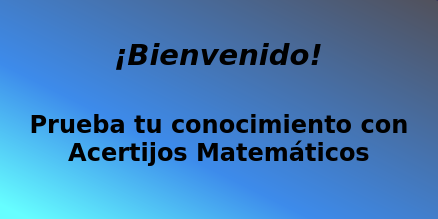
<?xml version="1.0" encoding="UTF-8"?>
<ui version="4.0">
 <class>Welcome_Screen</class>
 <widget class="QMainWindow" name="Welcome_Screen">
  <property name="geometry">
   <rect>
    <x>0</x>
    <y>0</y>
    <width>438</width>
    <height>219</height>
   </rect>
  </property>
  <property name="minimumSize">
   <size>
    <width>438</width>
    <height>219</height>
   </size>
  </property>
  <property name="maximumSize">
   <size>
    <width>438</width>
    <height>219</height>
   </size>
  </property>
  <property name="windowTitle">
   <string>ENIAC - WELCOME</string>
  </property>
  <property name="styleSheet">
   <string notr="true"/>
  </property>
  <widget class="QWidget" name="centralwidget">
   <property name="styleSheet">
    <string notr="true">QWidget {
background-color: qlineargradient(spread:pad, x1:0.033, y1:0.965909, x2:1, y2:0, stop:0 rgba(102, 254, 255, 255), stop:0.333333 rgba(61, 139, 235, 255), stop:0.994987 rgba(81, 81, 92, 255), stop:1 rgba(7, 0, 92, 255))
}

QFrame{
background-color:transparent
}</string>
   </property>
   <layout class="QVBoxLayout" name="verticalLayout">
    <property name="spacing">
     <number>0</number>
    </property>
    <property name="leftMargin">
     <number>0</number>
    </property>
    <property name="topMargin">
     <number>0</number>
    </property>
    <property name="rightMargin">
     <number>0</number>
    </property>
    <property name="bottomMargin">
     <number>0</number>
    </property>
    <item>
     <widget class="QFrame" name="frame">
      <property name="enabled">
       <bool>true</bool>
      </property>
      <property name="autoFillBackground">
       <bool>false</bool>
      </property>
      <property name="styleSheet">
       <string notr="true"/>
      </property>
      <property name="frameShape">
       <enum>QFrame::Shape::StyledPanel</enum>
      </property>
      <property name="frameShadow">
       <enum>QFrame::Shadow::Raised</enum>
      </property>
      <layout class="QVBoxLayout" name="verticalLayout_2">
       <property name="spacing">
        <number>0</number>
       </property>
       <property name="leftMargin">
        <number>0</number>
       </property>
       <property name="topMargin">
        <number>0</number>
       </property>
       <property name="rightMargin">
        <number>0</number>
       </property>
       <property name="bottomMargin">
        <number>0</number>
       </property>
       <item alignment="Qt::AlignmentFlag::AlignHCenter|Qt::AlignmentFlag::AlignVCenter">
        <widget class="QLabel" name="label">
         <property name="minimumSize">
          <size>
           <width>0</width>
           <height>0</height>
          </size>
         </property>
         <property name="maximumSize">
          <size>
           <width>16777215</width>
           <height>50</height>
          </size>
         </property>
         <property name="palette">
          <palette>
           <active>
            <colorrole role="Button">
             <brush brushstyle="SolidPattern">
              <color alpha="0">
               <red>0</red>
               <green>0</green>
               <blue>0</blue>
              </color>
             </brush>
            </colorrole>
            <colorrole role="Base">
             <brush brushstyle="SolidPattern">
              <color alpha="0">
               <red>0</red>
               <green>0</green>
               <blue>0</blue>
              </color>
             </brush>
            </colorrole>
            <colorrole role="Window">
             <brush brushstyle="SolidPattern">
              <color alpha="0">
               <red>0</red>
               <green>0</green>
               <blue>0</blue>
              </color>
             </brush>
            </colorrole>
           </active>
           <inactive>
            <colorrole role="Button">
             <brush brushstyle="SolidPattern">
              <color alpha="0">
               <red>0</red>
               <green>0</green>
               <blue>0</blue>
              </color>
             </brush>
            </colorrole>
            <colorrole role="Base">
             <brush brushstyle="SolidPattern">
              <color alpha="0">
               <red>0</red>
               <green>0</green>
               <blue>0</blue>
              </color>
             </brush>
            </colorrole>
            <colorrole role="Window">
             <brush brushstyle="SolidPattern">
              <color alpha="0">
               <red>0</red>
               <green>0</green>
               <blue>0</blue>
              </color>
             </brush>
            </colorrole>
           </inactive>
           <disabled>
            <colorrole role="Button">
             <brush brushstyle="SolidPattern">
              <color alpha="0">
               <red>0</red>
               <green>0</green>
               <blue>0</blue>
              </color>
             </brush>
            </colorrole>
            <colorrole role="Base">
             <brush brushstyle="SolidPattern">
              <color alpha="0">
               <red>0</red>
               <green>0</green>
               <blue>0</blue>
              </color>
             </brush>
            </colorrole>
            <colorrole role="Window">
             <brush brushstyle="SolidPattern">
              <color alpha="0">
               <red>0</red>
               <green>0</green>
               <blue>0</blue>
              </color>
             </brush>
            </colorrole>
           </disabled>
          </palette>
         </property>
         <property name="font">
          <font>
           <family>Verdana</family>
           <pointsize>22</pointsize>
           <italic>true</italic>
           <bold>true</bold>
          </font>
         </property>
         <property name="autoFillBackground">
          <bool>false</bool>
         </property>
         <property name="text">
          <string>¡Bienvenido!</string>
         </property>
         <property name="alignment">
          <set>Qt::AlignmentFlag::AlignBottom|Qt::AlignmentFlag::AlignHCenter</set>
         </property>
        </widget>
       </item>
       <item alignment="Qt::AlignmentFlag::AlignTop">
        <widget class="QLabel" name="label_2">
         <property name="minimumSize">
          <size>
           <width>0</width>
           <height>100</height>
          </size>
         </property>
         <property name="font">
          <font>
           <family>Verdana</family>
           <pointsize>18</pointsize>
           <bold>true</bold>
          </font>
         </property>
         <property name="autoFillBackground">
          <bool>false</bool>
         </property>
         <property name="text">
          <string>Prueba tu conocimiento con
Acertijos Matemáticos</string>
         </property>
         <property name="alignment">
          <set>Qt::AlignmentFlag::AlignHCenter|Qt::AlignmentFlag::AlignTop</set>
         </property>
        </widget>
       </item>
      </layout>
     </widget>
    </item>
   </layout>
  </widget>
 </widget>
 <resources/>
 <connections/>
</ui>
